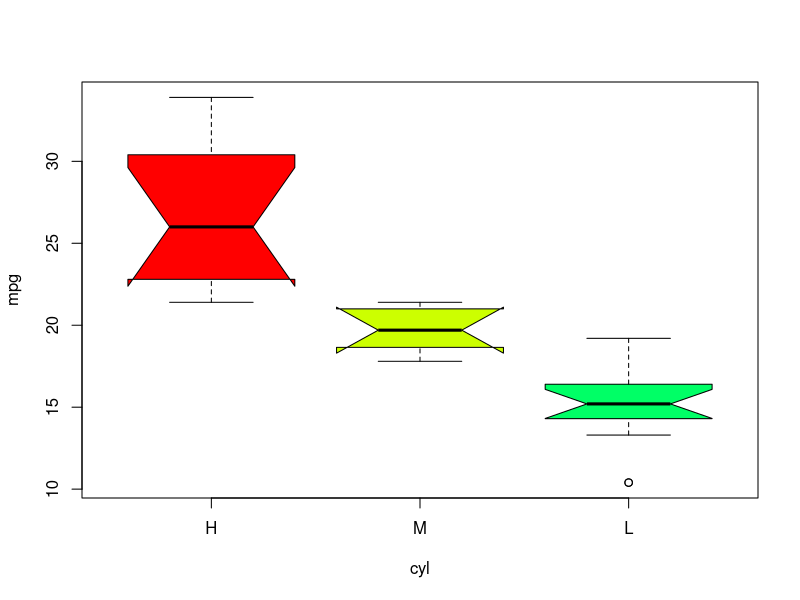

Generate this figure with R:
input <- mtcars[,c('mpg','cyl')]
print(head(input))


boxplot(mpg ~ cyl,data = mtcars, notch = TRUE, col = rainbow(5), names= c('H', 'M', 'L'))
